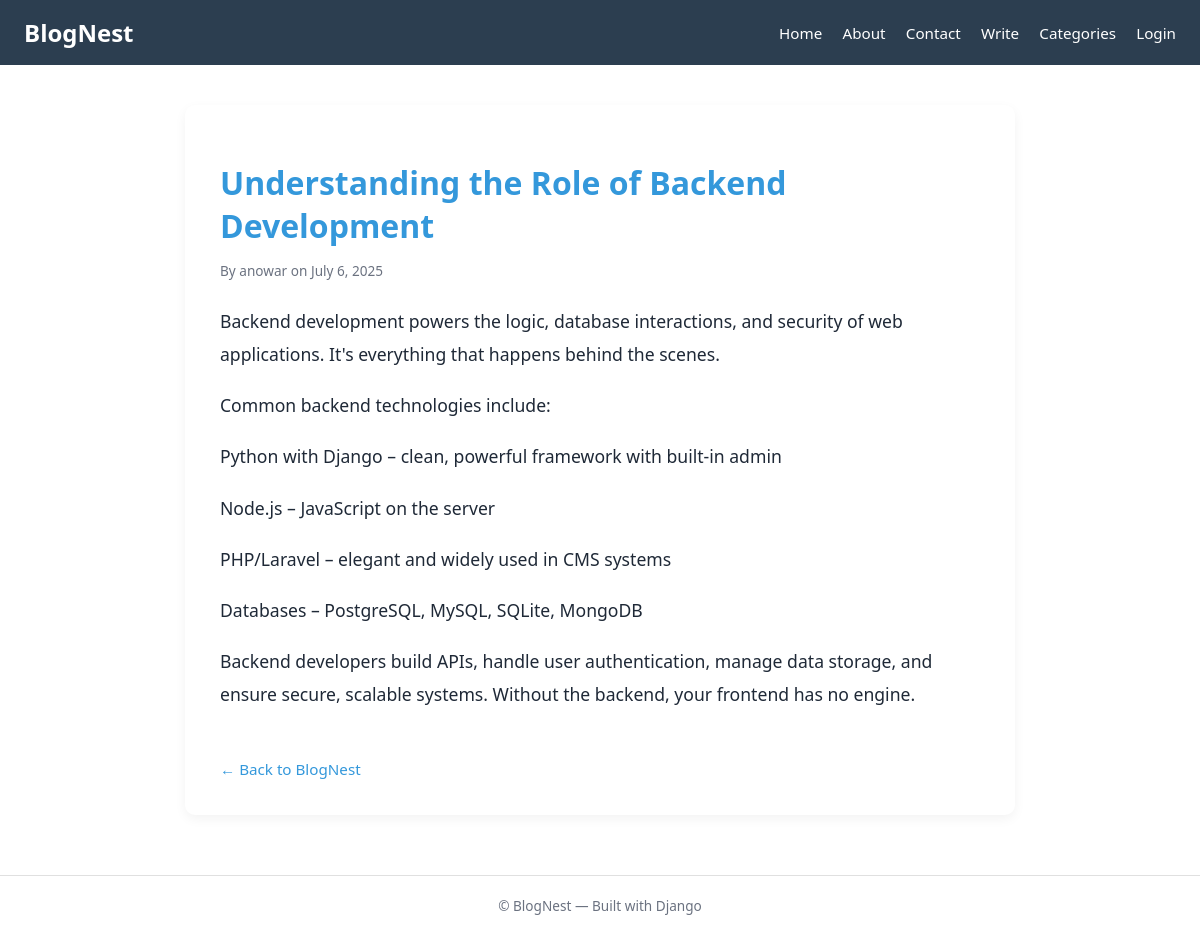
Page /backend-development/ on the committed database.
### blog/models.py (models this page shows, shortened)
class Post(models.Model):
    title = models.CharField(max_length=200)
    slug = models.SlugField(unique=True, blank=True)
    author = models.ForeignKey(User, on_delete=models.CASCADE)
    content = models.TextField()
    created_at = models.DateTimeField(auto_now_add=True)

### blog/views.py (the view)
# urls.py: path('<slug:slug>/', views.post_detail, name='post_detail'),
def post_detail(request, slug):
    post = get_object_or_404(Post, slug=slug)
    return render(request, 'blog/post_detail.html', {'post': post})

### blog/templates/blog/post_detail.html (shortened to what this page needs)
<!DOCTYPE html>
<html lang="en">
<head>
    <link rel="stylesheet" href="/static/style.css">
</head>
<body>
    <header class="navbar">
        <h1>BlogNest</h1>
        <nav class="nav-links">
            <a href="{% url 'home' %}">Home</a>
            <a href="#about">About</a>
            <a href="#contact">Contact</a>
            <a href="/admin/blog/post/add/" target="_blank">Write</a>
            <a href="#">Categories</a>
            <a href="#">Login</a>
        </nav>
    </header>
    <div class="container">
        <div class="post-detail">
            <h1>{{ post.title }}</h1>
            <p class="meta">By {{ post.author }} on {{ post.created_at|date:"F j, Y" }}</p>
            <div class="content">
                {{ post.content|linebreaks }}
            </div>
            <a href="{% url 'home' %}" class="back-link">← Back to BlogNest</a>
        </div>
    </div>
    <footer>
        &copy; {{ now|date:"Y" }} BlogNest — Built with Django
    </footer>
</body>
</html>

### static/style.css (style rules this page uses)
:root { --primary: #2c3e50; --accent: #3498db; --bg: #ffffff; --text: #1f2937; --muted: #6b7280; --shadow: rgba(0, 0, 0, 0.05); }
* { box-sizing: border-box; }
body { font-family: 'Segoe UI', sans-serif; margin: 0; padding: 0; background-color: var(--bg); color: var(--text); }
.navbar { background-color: var(--primary); color: white; padding: 1rem 1.5rem; display: flex; justify-content: space-between; align-items: center; flex-wrap: wrap; }
.navbar h1 { font-size: 1.5rem; margin: 0; }
.nav-links a { color: white; margin-left: 1rem; text-decoration: none; font-size: 0.95rem; }
.container { width: 90%; max-width: 860px; margin: 40px auto; padding: 0 15px; }
.meta { font-size: 0.85rem; color: var(--muted); margin-bottom: 15px; }
a { color: var(--accent); text-decoration: none; }
.back-link { display: inline-block; margin-top: 30px; font-size: 0.95rem; color: var(--accent); }
.post-detail { background-color: #fff; padding: 35px; border-radius: 10px; box-shadow: 0 4px 12px var(--shadow); }
.post-detail h1 { font-size: 2rem; color: var(--accent); margin-bottom: 10px; }
.post-detail .meta { font-size: 0.85rem; color: var(--muted); margin-bottom: 25px; }
.post-detail .content { font-size: 1.1rem; line-height: 1.9; color: var(--text); }
footer { text-align: center; padding: 20px 0; font-size: 0.85rem; color: var(--muted); border-top: 1px solid #e0e0e0; margin-top: 60px; }

### rows in the picture
Post: title "Understanding the Role of Backend Development", author "anowar", created_at "July 6, 2025", content "Backend development powers the logic, database interactions, and security of web applications. It's everything that happens behind the scenes. Common backend technologies include: Python with Django – clean, powerful framework with built-in admin Node.js – JavaScript on the server PHP/Laravel – elegant and widely used in CMS systems Databases – PostgreSQL, MySQL, SQLite, MongoDB Backend developers build APIs, handle user authentication, manage data storage, and ensure secure, scalable systems. Without the backend, your frontend has no engine."
